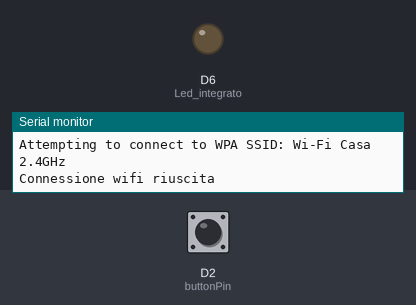
A sketch run on a simulated Arduino MKR. On the bench: output pins drawn as LEDs (lit = HIGH), the last lines printed to the serial monitor. Inputs (shaded band) come from the test bench; at power-on: D2 (buttonPin) LOW. WiFi joins after 1.5 s; servers stay silent unless stated; no MQTT or app messages arrive unless stated.

Above: at 2.7 s.
2.8 s: D2 (buttonPin) pulled HIGH for 0.15 s
At 6.3 s:
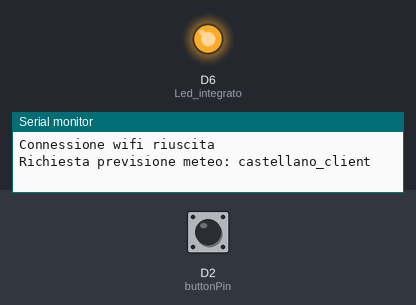
Timing chart, 0 to 7.8 s (numbered marks = the images above; inputs shaded):
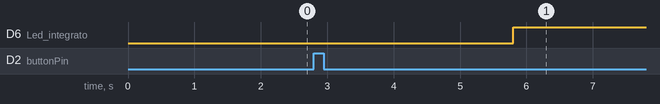

Measured:
- after the input at 2.8 s, D6 (Led_integrato): LOW → HIGH after 3.0 s

The sketch:

ButtonSendMqtt.ino
```cpp
#include <ArduinoMqttClient.h>
#include <WiFiNINA.h>

const char ssid[] = "Wi-Fi Casa 2.4GHz";
const char pass[] = "aalino98";

WiFiClient wifiClient;
MqttClient mqttClient(wifiClient);

const char broker[] = "broker.hivemq.com";
int        port     = 1883;
const char topic_client[]  = "castellano_client";
const char topic_server[]  = "castellano_server";


//Ultima temperatura rilevata
const double gradiPrevisti = 0;
int pausa = 0;

//Bottone
const int buttonPin = 2;  // the number of the pushbutton pin
int buttonState = 0;  // variable for reading the pushbutton status

void connect(){
  Serial.print("Attempting to connect to WPA SSID: ");
  Serial.println(ssid);
  while (WiFi.begin(ssid, pass) != WL_CONNECTED) {
    // failed, retry
    Serial.print(".");
  }
  mqttClient.subscribe("/castellano_server");
  Serial.println("Connessione wifi riuscita");
  Serial.println();
}

void setup() {
  Serial.begin(9600);
  pinMode(LED_BUILTIN, OUTPUT); //Led integrato
  pinMode(buttonPin, INPUT); //Bottone
  connect(); //wifi and broker
}

void send() {
    Serial.print("Richiesta previsione meteo: ");
    Serial.println(topic_client);
    mqttClient.connect(broker, port);
    mqttClient.beginMessage(topic_client);
    mqttClient.print("Forecast request"); //msg che arriva al server
    mqttClient.endMessage();
    Serial.println();
}

void loop() {
  mqttClient.poll();
  buttonState = digitalRead(buttonPin);

  if (buttonState == HIGH) {
    delay(3000);
    digitalWrite(LED_BUILTIN, HIGH); //Led di conferma
    send(); //Richiesta previsioni meteo
  }

}
```
